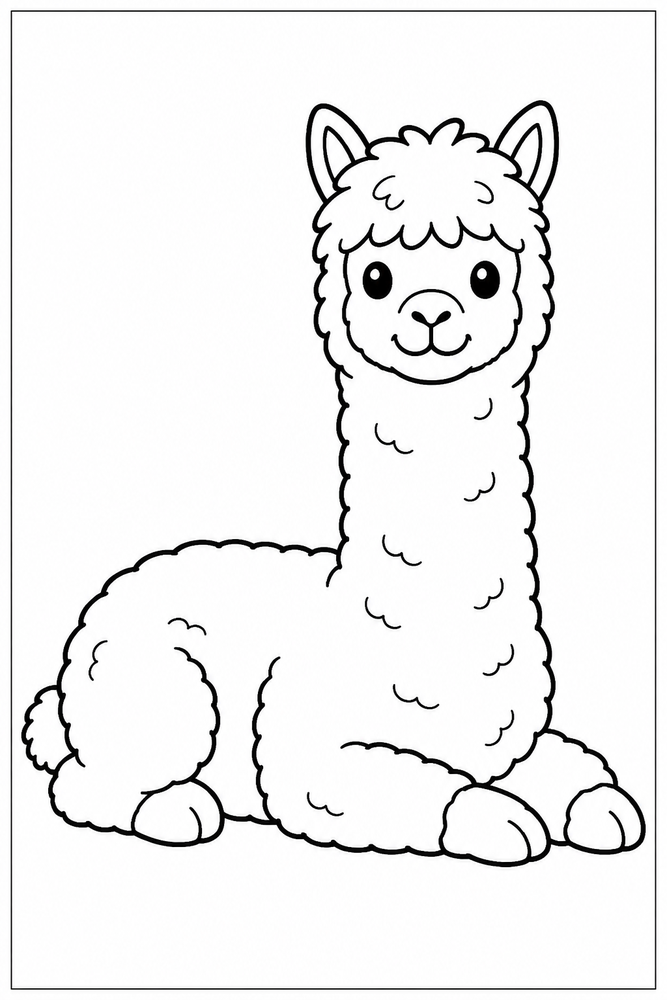
#> input picture chatGPT/alpaca.png, 667 x 1000 px, shrunk from 1024 x 1536 before the run
$ python coloring_book_no_ai.py chatGPT/alpaca.png
#> lines starting #> are read from the running program, lines starting #| are printed output that depends on the picture; after the words box and inside, x2 and y2 are one past the last pixel; in counts of white or black regions, pixels touching at a corner belong together
from __future__ import annotations

import argparse
from pathlib import Path

import numpy as np
from PIL import Image, ImageChops, ImageFilter, ImageOps


SUPPORTED_INPUTS = {".jpg", ".jpeg", ".png", ".webp", ".bmp", ".tif", ".tiff"}
SUPPORTED_OUTPUTS = {".png", ".jpg", ".jpeg", ".pdf"}


def parse_args() -> argparse.Namespace:
    parser = argparse.ArgumentParser(
        description="Convert an image into a printable coloring-book page without AI."
    )
    parser.add_argument("input", help="Input image path.")
    parser.add_argument(
        "-o",
        "--output",
        help="Output file path. Supports PNG, JPG, or PDF. Defaults to outputs/<name>_coloring.png.",
    )
    parser.add_argument(
        "--style",
        default="outline",
        choices=("outline", "detail"),
        help="Conversion style. outline is cleaner; detail keeps more photo texture. Default: outline.",
    )
    parser.add_argument(
        "--threshold",
        type=int,
        default=25,
        help="Edge threshold from 0 to 255. Lower values create more lines. Default: 25.",
    )
    parser.add_argument(
        "--blur",
        type=float,
        default=5.0,
        help="Preprocessing blur radius. Higher values reduce tiny noise. Default: 5.0.",
    )
    parser.add_argument(
        "--levels",
        type=int,
        default=4,
        help="Brightness levels before edge detection. Lower values create simpler coloring areas. Default: 4.",
    )
    parser.add_argument(
        "--line-width",
        type=int,
        default=2,
        choices=(1, 2, 3),
        help="Line thickness. Default: 2.",
    )
    parser.add_argument(
        "--paper",
        default="a4",
        choices=("a4",),
        help="PDF paper size. Default: a4.",
    )
    parser.add_argument(
        "--dpi",
        type=int,
        default=300,
        help="PDF output DPI. Default: 300.",
    )
    return parser.parse_args()


def default_output_path(input_path: Path) -> Path:
    return Path("outputs") / f"{input_path.stem}_coloring.png"


def validate_paths(input_path: Path, output_path: Path) -> None:
    if not input_path.exists():
        raise FileNotFoundError(f"Input file not found: {input_path}")
    if input_path.suffix.lower() not in SUPPORTED_INPUTS:
        raise ValueError(f"Unsupported input format: {input_path.suffix}")
    if output_path.suffix.lower() not in SUPPORTED_OUTPUTS:
        raise ValueError(f"Unsupported output format: {output_path.suffix}")


def make_coloring_page(
    image: Image.Image,
    style: str = "outline",
    threshold: int = 25,
    blur: float = 5.0,
    levels: int = 4,
    line_width: int = 2,
) -> Image.Image:
    threshold = max(0, min(255, threshold))

    gray = ImageOps.grayscale(image)
    gray = ImageOps.autocontrast(gray)

    if style == "detail":
        line_art = detail_line_art(gray, threshold=threshold, blur=blur)
    else:
        line_art = outline_line_art(
            gray,
            threshold=threshold,
            blur=blur,
            levels=levels,
        )

    line_art = remove_tiny_speckles(line_art)

    if line_width > 1:
        line_art = line_art.filter(ImageFilter.MinFilter(size=(line_width * 2) - 1))

    return line_art.convert("RGB")


# [5 lines left out: function detail_line_art, not called in this run]


def outline_line_art(
    gray: Image.Image,
    threshold: int,
    blur: float,
    levels: int,
) -> Image.Image:
    smoothed = gray.filter(ImageFilter.GaussianBlur(radius=max(0.0, blur)))
    gray_array = np.asarray(smoothed, dtype=np.uint8)
    quantized = quantize(gray_array, levels=max(2, min(16, levels)))
    edge_array = sobel_magnitude(quantized)
    return threshold_to_line_art(Image.fromarray(edge_array), threshold)


def threshold_to_line_art(image: Image.Image, threshold: int) -> Image.Image:
    edge_array = np.asarray(image, dtype=np.uint8)
    line_array = np.where(edge_array >= threshold, 0, 255).astype(np.uint8)
    return Image.fromarray(line_array)


def quantize(array: np.ndarray, levels: int) -> np.ndarray:
    step = max(1, 256 // levels)
    return ((array // step) * step).astype(np.uint8)


def sobel_magnitude(array: np.ndarray) -> np.ndarray:
    padded = np.pad(array.astype(np.float32), 1, mode="edge")
    gx = (
        -padded[:-2, :-2]
        + padded[:-2, 2:]
        - (2 * padded[1:-1, :-2])
        + (2 * padded[1:-1, 2:])
        - padded[2:, :-2]
        + padded[2:, 2:]
    )
    gy = (
        -padded[:-2, :-2]
        - (2 * padded[:-2, 1:-1])
        - padded[:-2, 2:]
        + padded[2:, :-2]
        + (2 * padded[2:, 1:-1])
        + padded[2:, 2:]
    )
    magnitude = np.hypot(gx, gy)
    max_value = magnitude.max()
    if max_value == 0:
        return np.zeros_like(array, dtype=np.uint8)
    return np.clip((magnitude / max_value) * 255, 0, 255).astype(np.uint8)


def remove_tiny_speckles(image: Image.Image) -> Image.Image:
    # Median filtering removes isolated dots while preserving most outlines.
    return image.filter(ImageFilter.MedianFilter(size=3))


# [14 lines left out: function fit_to_a4_pdf, not called in this run]


def save_output(image: Image.Image, output_path: Path, dpi: int) -> None:
    output_path.parent.mkdir(parents=True, exist_ok=True)

    suffix = output_path.suffix.lower()
    if suffix == ".pdf":
        page = fit_to_a4_pdf(image, dpi=dpi)
        page.save(output_path, "PDF", resolution=dpi)
        return

    if suffix in {".jpg", ".jpeg"}:
        image.save(output_path, quality=95)
        return

    image.save(output_path)


def main() -> None:
    args = parse_args()
    input_path = Path(args.input)
    output_path = Path(args.output) if args.output else default_output_path(input_path)

    validate_paths(input_path, output_path)

    with Image.open(input_path) as source:
#> source is the input picture: PIL image 667x1000 RGB; mean R, G, B 241.4, 241.3, 241.4
        coloring_page = make_coloring_page(
            source,
            style=args.style,
            threshold=args.threshold,
            blur=args.blur,
            levels=args.levels,
            line_width=args.line_width,
        )
#> in outline_line_art, `smoothed = gray.filter(ImageFilter.GaussianBlur(radius=max(0.0, blur)))`:
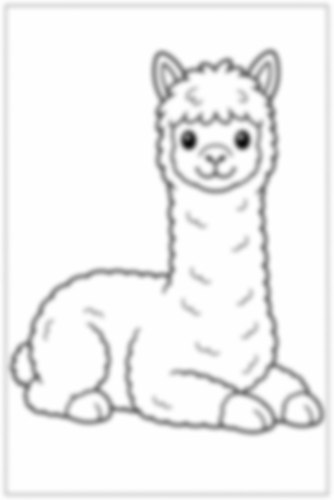
#> smoothed: PIL image 667x1000 L (shown at 1/2 size); min 11, max 255, mean 241.2
#> in quantize, `return ((array // step) * step).astype(np.uint8)`:
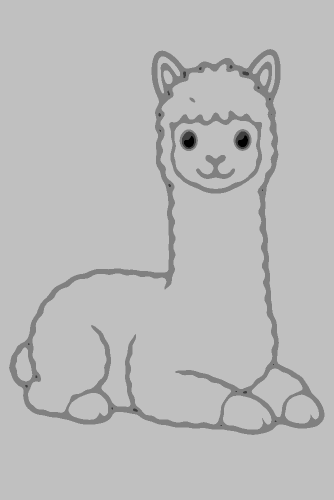
#> returned value: shape (1000, 667) (shown at 1/2 size); min 0, max 192, mean 186.7
#> in sobel_magnitude, `gx = ( -padded[:-2, :-2] + padded[:-2, 2:] - (2 * padded[1:-1, :-2]) +..`:
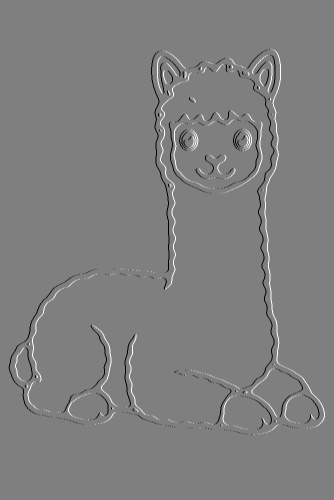
#> gx: shape (1000, 667) float32 (shown at 1/2 size); min -256, max 256, mean 0; drawn with min black and max white
#> in sobel_magnitude, `gy = ( -padded[:-2, :-2] - (2 * padded[:-2, 1:-1]) - padded[:-2, 2:] +..`:
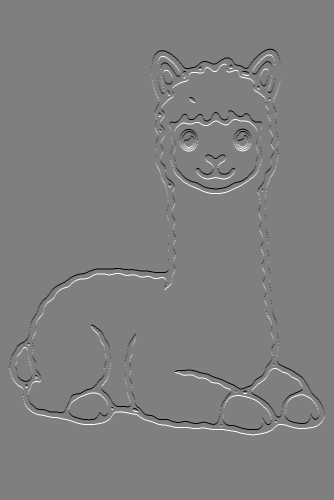
#> gy: shape (1000, 667) float32 (shown at 1/2 size); min -256, max 256, mean 0; drawn with min black and max white
#> in sobel_magnitude, `magnitude = np.hypot(gx, gy)`:
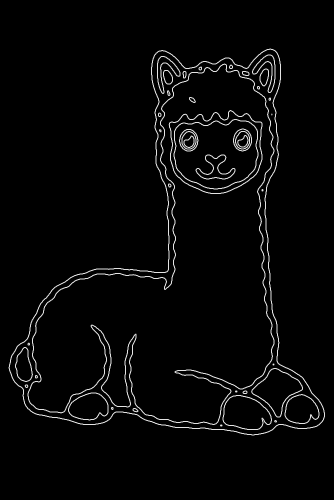
#> magnitude: shape (1000, 667) float32 (shown at 1/2 size); min 0, max 286.2, mean 7.9; drawn with min black and max white
#> in sobel_magnitude, `max_value = magnitude.max()`: max_value = 286.2
#> in threshold_to_line_art, `line_array = np.where(edge_array >= threshold, 0, 255).astype(np.uint8)`:
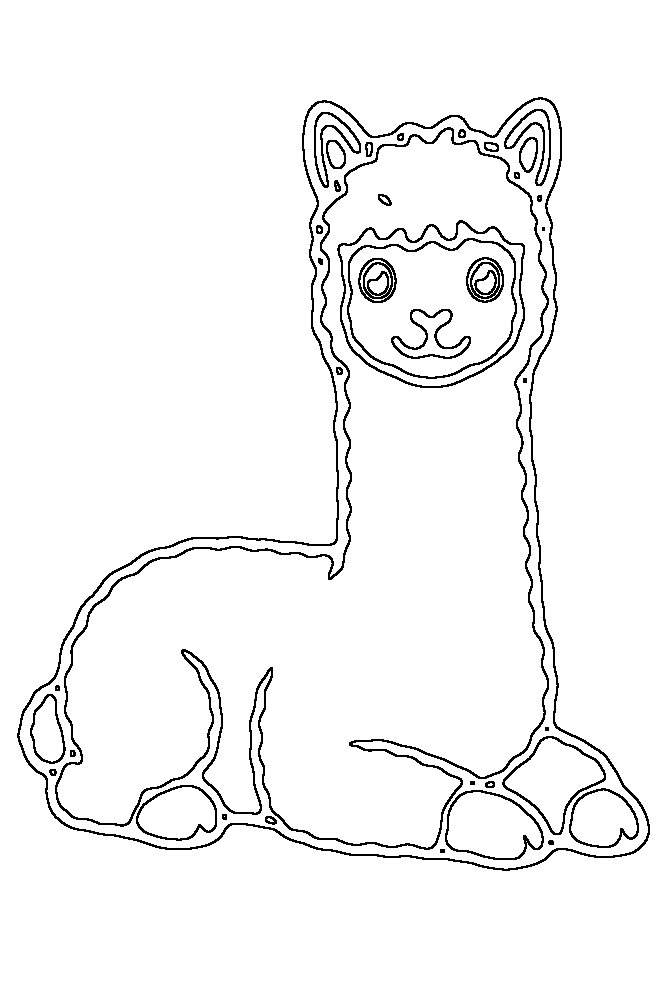
#> line_array: shape (1000, 667); 96.2% white; black in thin lines or dots, all inside (x1, y1, x2, y2) = (17, 97, 650, 871)
#> in make_coloring_page, `line_art = line_art.filter(ImageFilter.MinFilter(size=(line_width * 2)..`:
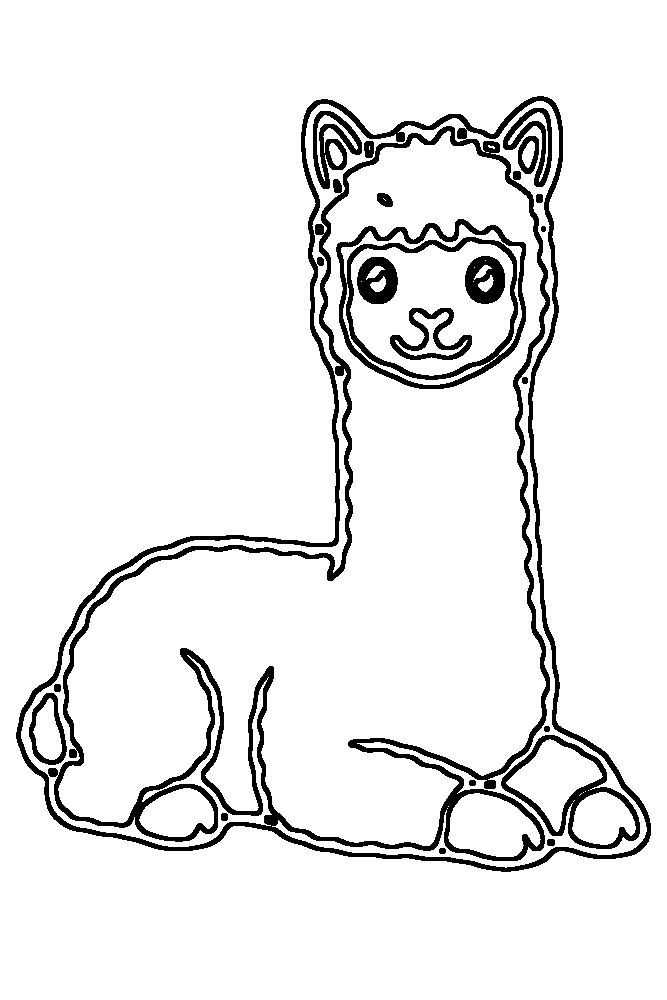
#> line_art: PIL image 667x1000 L; 92.5% white; 21 black regions, largest, box (x1, y1, x2, y2) and area: (16, 96, 651, 872) 32495, (336, 219, 526, 389) 5869, (501, 735, 640, 849) 2664

    save_output(coloring_page, output_path, dpi=args.dpi)
    print(f"Saved: {output_path}")


if __name__ == "__main__":
    main()

$ run again, on chatGPT/cat2.png
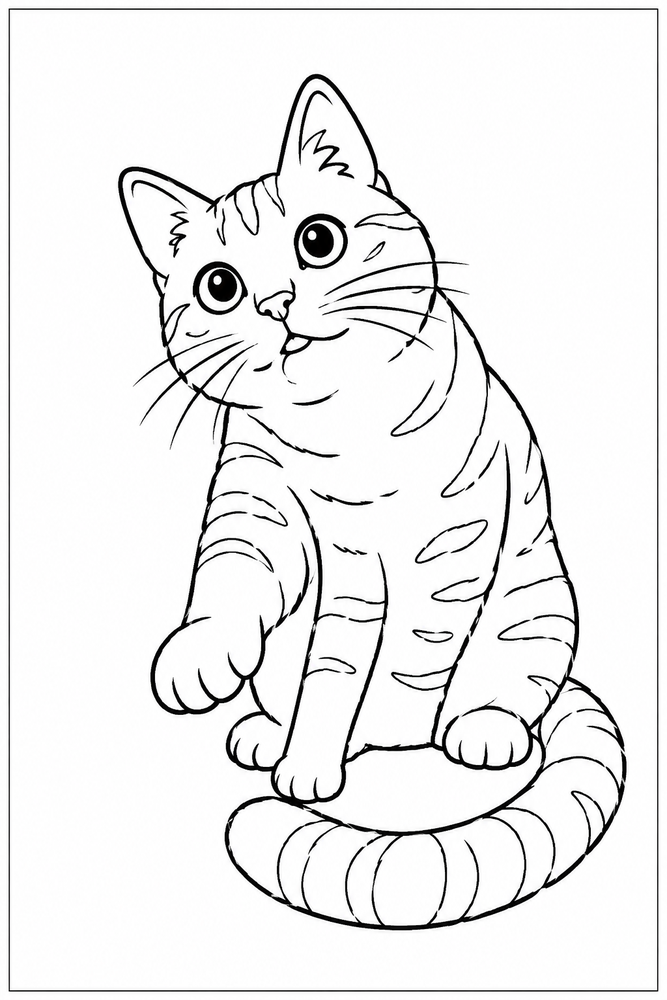
#> input picture chatGPT/cat2.png, 667 x 1000 px, shrunk from 1024 x 1536 before the run
#> in main, source is the input picture: PIL image 667x1000 RGB; mean R, G, B 239, 239, 239.1
#> in sobel_magnitude, `magnitude = np.hypot(gx, gy)`:
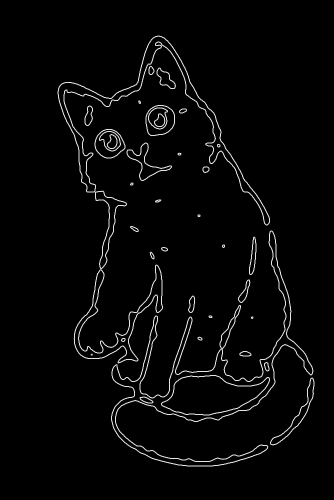
#> magnitude: shape (1000, 667) float32 (shown at 1/2 size); min 0, max 286.2, mean 7.8; drawn with min black and max white
#> max_value = 286.2
#> line_array: shape (1000, 667); 96.2% white; black in thin lines or dots, all inside (x1, y1, x2, y2) = (115, 71, 629, 933)
#> in make_coloring_page, `line_art = line_art.filter(ImageFilter.MinFilter(size=(line_width * 2)..`:
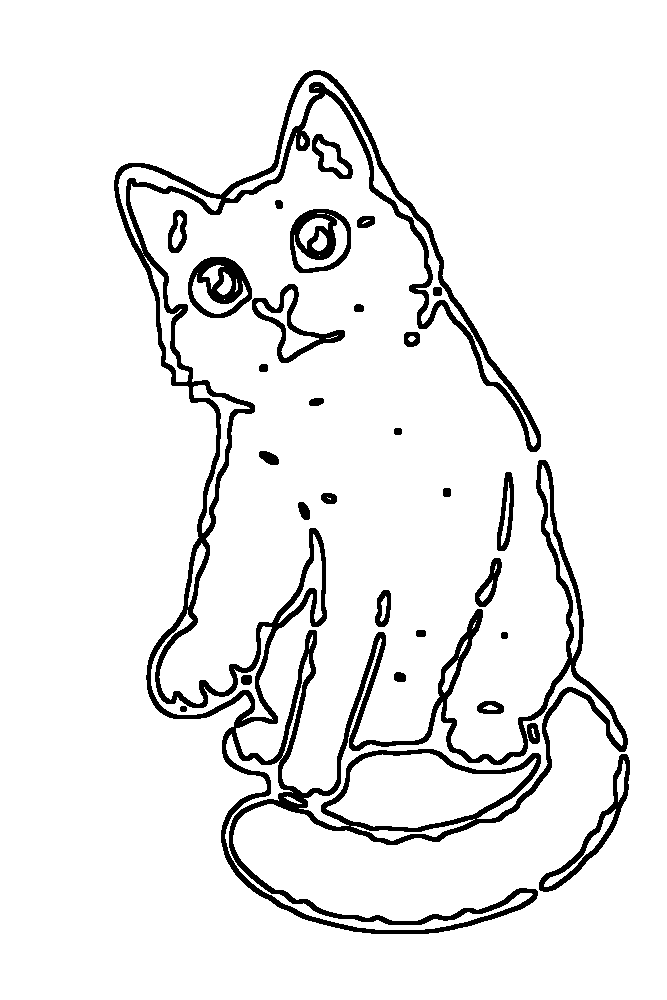
#> line_art: PIL image 667x1000 L; 92.6% white; 28 black regions, largest, box (x1, y1, x2, y2) and area: (114, 70, 628, 934) 37843, (188, 257, 252, 318) 1916, (290, 209, 351, 273) 1906

$ run again, on chatGPT/cat3.png
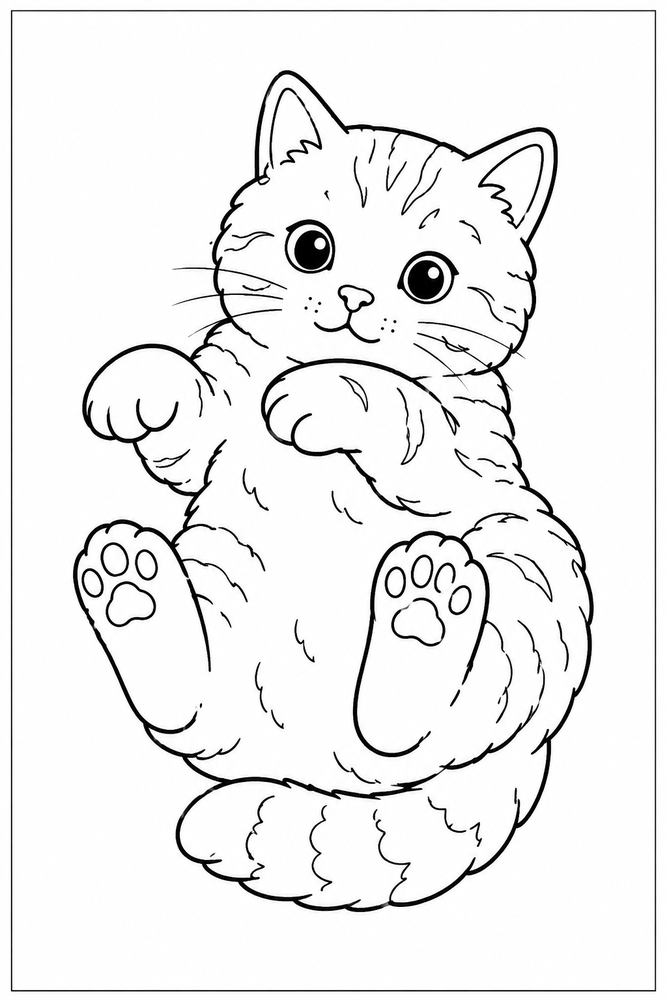
#> input picture chatGPT/cat3.png, 667 x 1000 px, shrunk from 1024 x 1536 before the run
#> in main, source is the input picture: PIL image 667x1000 RGB; mean R, G, B 239.5, 239.4, 239.5
#> in sobel_magnitude, `magnitude = np.hypot(gx, gy)`:
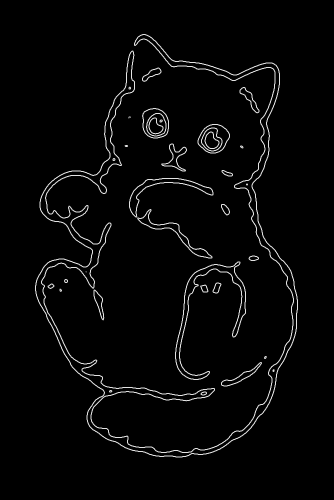
#> magnitude: shape (1000, 667) float32 (shown at 1/2 size); min 0, max 286.2, mean 7.8; drawn with min black and max white
#> max_value = 286.2
#> line_array: shape (1000, 667); 96.2% white; black in thin lines or dots, all inside (x1, y1, x2, y2) = (70, 68, 596, 915)
#> in make_coloring_page, `line_art = line_art.filter(ImageFilter.MinFilter(size=(line_width * 2)..`:
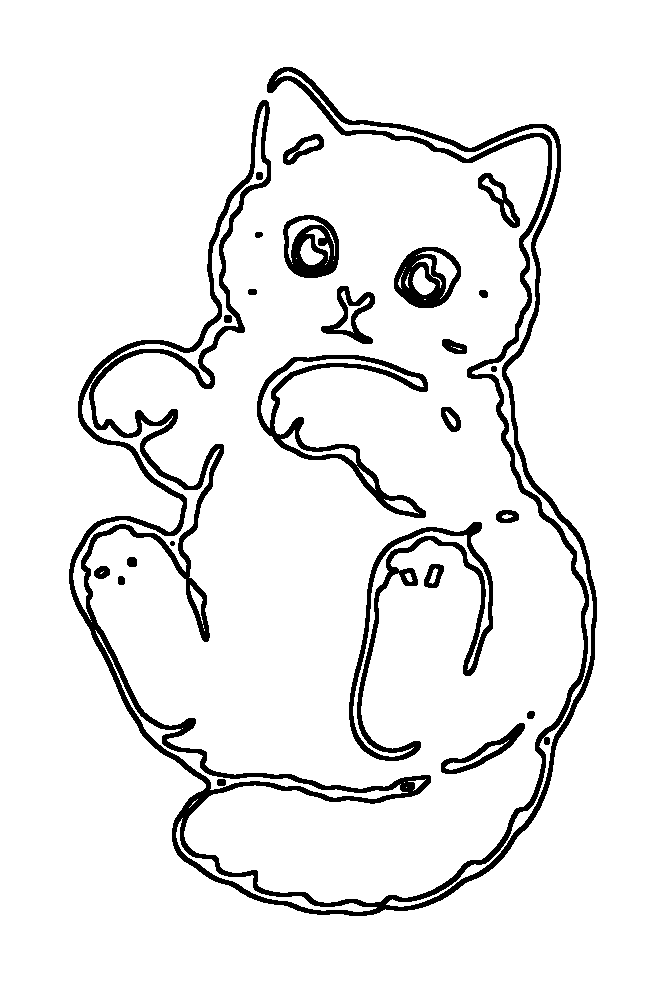
#> line_art: PIL image 667x1000 L; 92.5% white; 25 black regions, largest, box (x1, y1, x2, y2) and area: (69, 67, 597, 916) 31490, (349, 522, 493, 761) 5203, (257, 355, 428, 518) 4250
